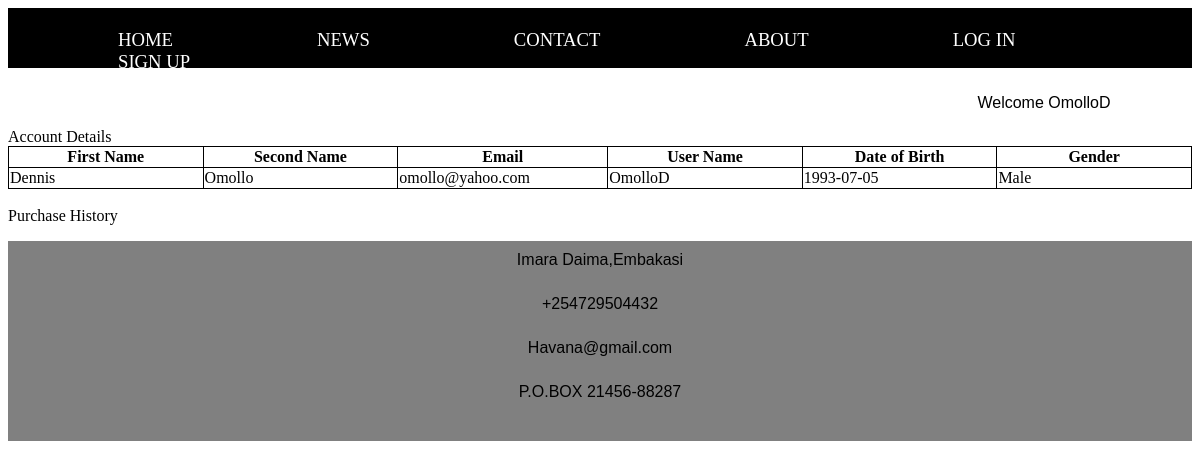
Page /individualView.php (signed in) on the committed database.
### tables this page shows
CREATE TABLE `tbluserdetails` (
  `id` int(11) NOT NULL,
  `first_name` varchar(256) NOT NULL,
  `second_name` varchar(256) NOT NULL,
  `email` varchar(256) NOT NULL,
  `username` varchar(256) NOT NULL,
  `password` varchar(256) NOT NULL,
  `date_of_birth` date NOT NULL,
  `gender` varchar(256) NOT NULL,
  `user_type` varchar(256) NOT NULL
);

### individualView.php (the view, shortened to what this page needs)
<?php
$link = connect();
$sql = "SELECT * FROM tbluserdetails";
$result =mysqli_query($link,$sql);
?>
<!DOCTYPE html>
<html>
 <head>
 <link rel="stylesheet" type="text/css" href="havanaCSS.php">
 </head>
<body>
<div class="div1">
<ul>
  <li><a href="havana.php">HOME</a></li>
  <li><a href="news.php">NEWS</a></li>
  <li><a href="#contact">CONTACT</a></li>
  <li><a href="about.php">ABOUT</a></li>
  <li><a href="login.php">LOG IN</a></li>
  <li><a href="signUp.php">SIGN UP</a></li>
</ul>
</div>
<p class="username"><?php session_start();$username = $_SESSION["username"];echo "Welcome ".$_SESSION["username"];?></p>
<?php
echo "Account Details";
if (mysqli_num_rows($result) > 0) {
?>
  <table>
  <thead>
    <th>First Name</th>
    <th>Second Name</th>
    <th>Email</th>
    <th>User Name</th>
    <th>Date of Birth</th>
    <th>Gender</th>
  </thead>
<?php
while($row = mysqli_fetch_array($result) ) {
if ($row["username"] == $_SESSION["username"]){
?>
<tr>
    <td><?php echo $row["first_name"]; ?></td>
    <td><?php echo $row["second_name"]; ?></td>
    <td><?php echo $row["email"]; ?></td>
    <td><?php echo $row["username"]; ?></td>
    <td><?php echo $row["date_of_birth"]; ?></td>
    <td><?php echo $row["gender"]; ?></td>
</tr>
<?php
}
}
?>
</table>
<br>
 <?php
echo "Purchase History";
}
else{
    echo "No result found";
}
?>
<div class="div6" id="contact">
<p>Imara Daima,Embakasi</p>
<p>+254729504432</p>
<p>Havana@gmail.com</p>
<p>P.O.BOX 21456-88287</p>
</div>
</body>
</html>

### rows in the picture
tbluserdetails: first_name "Dennis", second_name "Omollo", email "omollo@yahoo.com", username "OmolloD", date_of_birth "1993-07-05", gender "Male"

### other values in the picture
$_SESSION["username"] "OmolloD"
